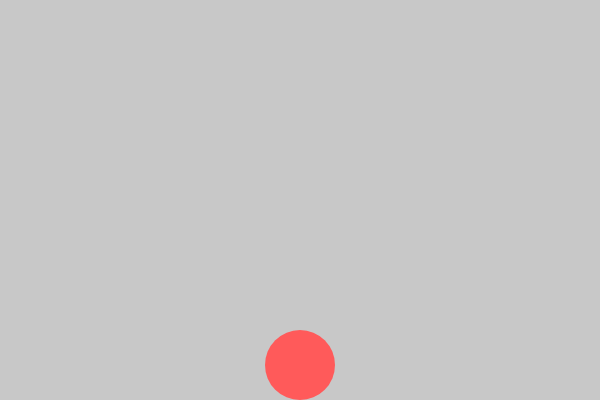
Frame 1 (no input)
Frame 60 (no input): identical to frame 1, image omitted
Frame 120 (the mouse pressed at the canvas centre since frame 60): identical to frame 1, image omitted

The p5.js sketch that drew this single still picture (run headless with seeded random() and noise() and a simulated clock; from frame 60 on, the mouse is pressed at the canvas centre):

// p5.js sketch
// ── sketch.js
//ball moving game
var gren;
var blen;
var ren;

var code = false;

var player = {
    xsize : 70,
    ysize : 70,
    x : 300,
    y : 365,
    vel : 8,
    jumpvel : 0,
    pcolor : undefined,

    show : function() {
        noStroke();
        fill(this.pcolor);
        ellipse(this.x, this.y, this.xsize, this.ysize);
    },
    
    colah : function() {
        if(this.x > 563) {
            this.pcolor = gren;
        }
        if(this.x < 37) {
            this.pcolor = blen;
        }
        if((this.y == 365) && (this.x == 300)) {
            this.pcolor = ren;
        }
    },
    
    move : function() {
        if(keyIsDown(RIGHT_ARROW) && (this.x < 564)) {
            this.x += this.vel;
        }
        if(keyIsDown(LEFT_ARROW) && (this.x > 36)) {
            this.x -= this.vel;
        }
    },
    
    jump : function() {
        if((code == true) && (this.y == 365)) {
            this.jumpvel = -20;
            this.y += this.jumpvel;
            code = false;
        }
        if(this.y < 365) {
            this.jumpvel += 1;
            this.y += this.jumpvel;
        }


    }
}

function setup() {
    createCanvas(600,400);
    ren = color(255, 90, 90);
    gren = color(70, 200, 70);
    blen = color(70, 70, 200);
    player.pcolor = ren;
    player.show();



}

function draw() {
    background(200);
    player.move();
    player.jump();
    player.colah();
    player.show();
}

function keyPressed() {
    if (keyCode === UP_ARROW) {
        code = true;
        player.jump();
    }
}

// ── 9.2017_colored_bouncing_blocks.js
var square = {
    x : -50,
    y : -50,
    originalxVelocity : 2,
    originalyVelocity : 3
};

var diagonal_square = {
    x : 100,
    y : -50,
    originalxVelocity : 1,
    originalyVelocity : 2
};

var diagonal_square_2 = {
    x : 200,
    y : 450,
    originalxVelocity : -2,
    originalyVelocity : -1
};

var diag_xvelocity = diagonal_square.originalxVelocity;
var diag_yvelocity = diagonal_square.originalyVelocity;

var diag2_xvelocity = diagonal_square_2.originalxVelocity;
var diag2_yvelocity = diagonal_square_2.originalyVelocity;

//initiate colors
var l_red;
var l_blue;
var l_green;
var l_yellow;

var rainbow;
var rand;
var rand2;
var rand3;
var rand4;

function setup() {
    "use strict";
    createCanvas(600, 400);
    
    //define colors
    l_red = color(200, 75, 75);
    l_blue = color(75, 75, 200);
    l_green = color(75, 200, 75);
    l_yellow = color(200, 200, 75);
    
    rainbow = [l_red, l_blue, l_green, l_yellow];
    rand = 1;
    rand2 = 0;
    rand3 = 2;
    rand4 = 3;
    noStroke();
}


function draw() {
    background(185);
    fill(rainbow[rand]);
    rect(square.x, height/2-25, 50, 50);
    fill(rainbow[rand2]);
    rect(width/2-25, square.y, 50, 50);
    //diagonal moving rect
    fill(rainbow[rand3]);
    rect(diagonal_square.x, diagonal_square.y, 50, 50);
    //diagonal moving rect 2
    fill(rainbow[rand4]);
    rect(diagonal_square_2.x, diagonal_square_2.y, 50, 50);
    
    if((square.x + 50) > width ) {
        rand = int(random(4));
        square.originalxVelocity = random(10, 25);
        square.xvelocity *= -1;
    }
    else if(square.x < 0) {
        rand = int(random(4));
        square.originalxVelocity = random(10, 25);
        square.xvelocity = square.originalxVelocity;
    }
    if((square.y + 50) > height ) {
        rand2 = int(random(4));
        square.originalyVelocity = random(10, 25);
        square.yvelocity *= -1;
    }
    else if(square.y < 0) {
        rand2 = int(random(4));
        square.yvelocity = square.originalyVelocity;
    }
    
    //diagonally moving square
    
    //hits bottom
    if((diagonal_square.y + 50) > height) {
        rand3 = int(random(4));
        diag_yvelocity *= -1;
    }
    
    //hits top
    else if(diagonal_square.y < 0) {
        rand3 = int(random(4));
        diagonal_square.originalyVelocity = random(2,10);
        diag_yvelocity = diagonal_square.originalyVelocity;
    }
    
    //hits right side
    if((diagonal_square.x + 50) > width) {
        rand3 = int(random(4));
        diag_xvelocity *= -1;
    }
    
    //hits left side
    else if(diagonal_square.x < 0) {
        rand3 = int(random(4));
        diagonal_square.originalxVelocity = random(2,10);
        diag_xvelocity = diagonal_square.originalxVelocity;
    }
    
    //diagonally moving square 2
    
    //hits bottom
    if((diagonal_square_2.y + 50) > height) {
        rand4 = int(random(4));
        diagonal_square_2.originalyVelocity = random(-10,-2);
        diag2_yvelocity = diagonal_square_2.originalyVelocity;
    }
    
    //hits top
    else if(diagonal_square_2.y < 0) {
        rand4 = int(random(4));
        diag2_yvelocity *= -1;
    }
    
    //hits right side
    if((diagonal_square_2.x + 50) > width) {
        rand4 = int(random(4));
        diagonal_square_2.originalyVelocity = random(-10,-2);
        diag2_xvelocity = diagonal_square_2.originalxVelocity;
    }
    
    //hits left side
    else if(diagonal_square_2.x < 0) {
        rand4 = int(random(4));
        diag2_xvelocity *= -1;
    }
    
    square.x += square.xvelocity;
    square.y += square.yvelocity;
    diagonal_square.x += diag_xvelocity;
    diagonal_square.y += diag_yvelocity;
    
    diagonal_square_2.x += diag2_xvelocity;
    diagonal_square_2.y += diag2_yvelocity;
}
